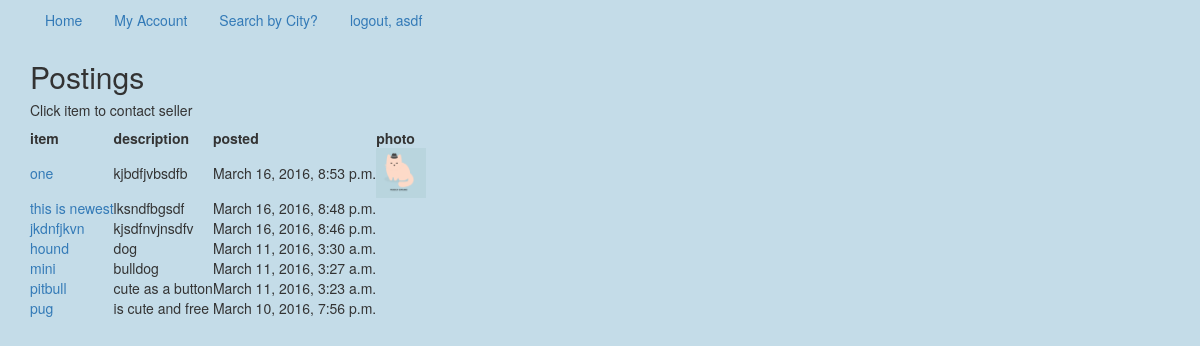
Page /post_by_sub/1/ (signed in) on the committed database.
### app/models.py (models this page shows)
class Post(models.Model):
    subcategory = models.ForeignKey(SubCategory)
    title = models.CharField(max_length=30)
    description = models.TextField()
    time_created = models.DateTimeField(auto_now_add=True)
    user = models.ForeignKey("auth.User")
    photo = models.ImageField(upload_to='uploads', null=True, blank=True)
    def __str__(self):
        return self.title
    class Meta:
        ordering = ["-time_created"]

### app/views.py (the view)
# urls.py: url(r'^post_by_sub/(?P<pk>\d+)/$', PostView.as_view(), name="post_view"),
class PostView(ListView):
    def get_queryset(self):
        return Post.objects.filter(subcategory=self.kwargs.get('pk'))

### templates/app/post_list.html
{% extends 'base.html' %}
{% block content %}
    <h2>Postings</h2>
    <h5>Click item to contact seller</h5>
    <table class="pure-table">
    <thead>
        <tr>
            <th>item</th>
            <th>description</th>
            <th>posted</th>
            <th>photo</th>
        </tr>
    </thead>
    <tbody>
        {% for item in object_list %}
            <tr>
           <td><a href="{% url 'post_detail_view' item.id %}">{{ item }}</a></td>
           <td> {{ item.description }}</td>
            <td>{{ item.time_created }}</td>
            <td>{% if item.photo %}<img src="{{ item.photo.url }}" width="100px" height="100px">{% endif %}</td>
            </tr>
        {% endfor %}
    </tbody>
    </table>
{% endblock %}

### templates/base.html (shortened to what this page needs)
{% load staticfiles %}
<!DOCTYPE html>
<html lang="en">
<head>
    <link rel="stylesheet" href="https://maxcdn.bootstrapcdn.com/bootstrap/3.3.6/css/bootstrap.min.css">
    <link rel="stylesheet" href="https://maxcdn.bootstrapcdn.com/bootstrap/3.3.6/css/bootstrap-theme.min.css">
    <link rel="stylesheet" type="text/css" href="static/styles.css">
</head>
<body>
<div class="container">
<ul class="nav nav-pills">
    {% if request.user.is_authenticated %}
    <li role="presentation"><a href="{% url 'main_view' %}">Home</a></li>
    <li role="presentation"><a href="{% url 'my_account_view' user.id %}">My Account</a></li>
    <li role="presentation"><a href="{% url 'city_list_view' %}">Search by City?</a></li>
    <li role="presentation"><a href="{% url 'logout_view' %}">logout, {{ request.user }}</a></li>
    {% else %}
    <li role="presentation"><a href="{% url 'main_view' %}">Home</a></li>
    <li role="presentation"><a href="{% url 'create_user_view' %}">Registration</a></li>
    <li role="presentation"><a href="{% url 'login_view' %}">login fool</a></li>
    {% endif %}
</ul>
    {% block content %}
    {% endblock %}
</div>
</body>
</html>

### app/static/styles.css (style rules this page uses)
.container { list-style: none; }
body { background-color: #c4dce8; }
img { width: 50px; height: 50px; }

### rows in the picture
Post: title "one", description "kjbdfjvbsdfb", time_created "March 16, 2016, 8:53 p.m.", photo (picture)
Post: title "this is newest", description "lksndfbgsdf", time_created "March 16, 2016, 8:48 p.m."
Post: title "jkdnfjkvn", description "kjsdfnvjnsdfv", time_created "March 16, 2016, 8:46 p.m."
Post: title "hound", description "dog", time_created "March 11, 2016, 3:30 a.m."
Post: title "mini", description "bulldog", time_created "March 11, 2016, 3:27 a.m."
Post: title "pitbull", description "cute as a button", time_created "March 11, 2016, 3:23 a.m."
Post: title "pug", description "is cute and free", time_created "March 10, 2016, 7:56 p.m."

### other values in the picture
{{ request.user }} "asdf"
